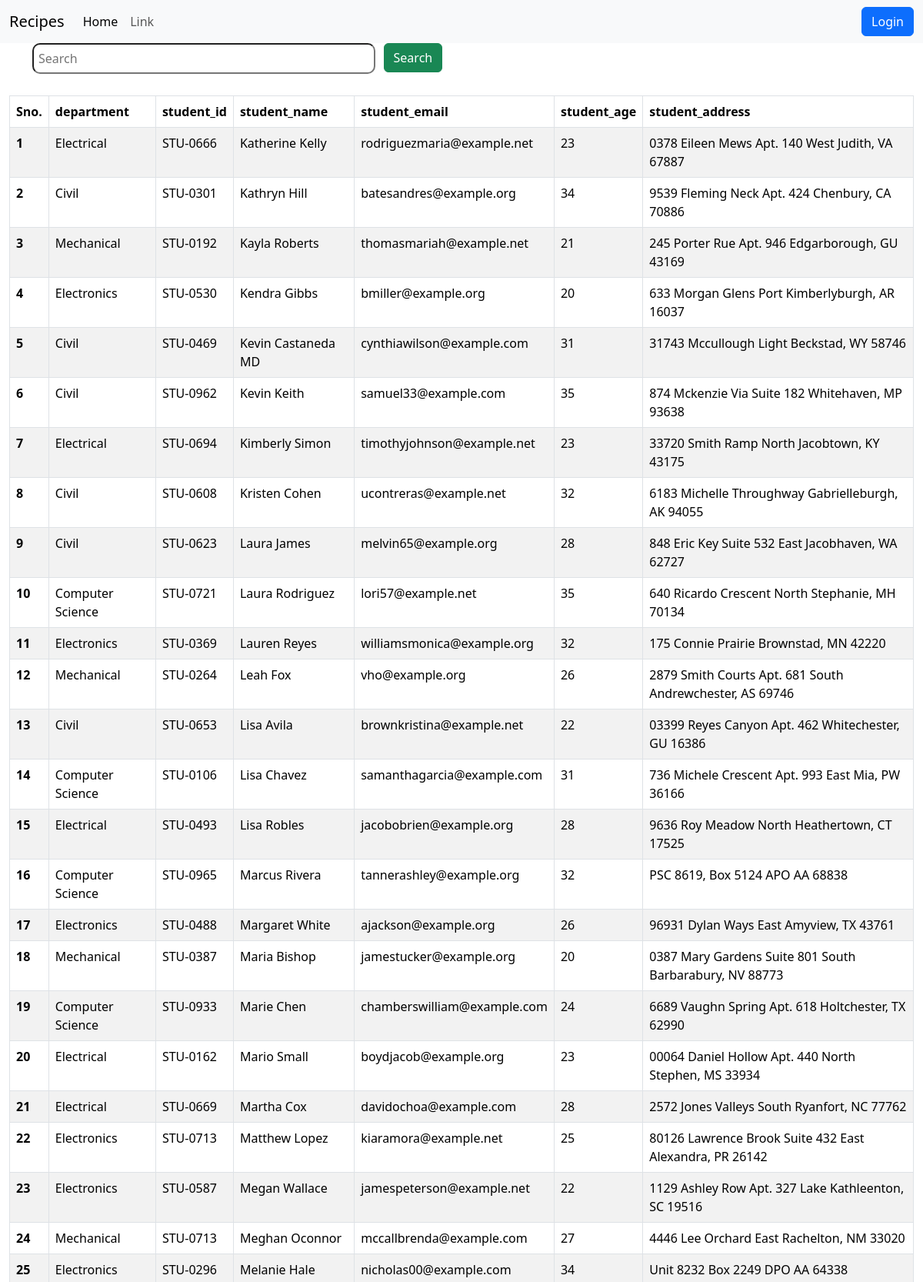
Screenshot of /students/?page=3 (upper part) with the database file from the repository.
### vege/models.py (models this page shows, shortened)
class Student(models.Model):
    department = models.ForeignKey(Department,on_delete=models.CASCADE)
    student_id = models.OneToOneField(StudentID,on_delete=models.CASCADE)
    student_name = models.CharField(max_length=255)
    student_email = models.EmailField(unique=True)
    student_age = models.IntegerField(default=18)
    student_address = models.TextField()
    class Meta:
        ordering=['student_name']

class Department(models.Model):
    department = models.CharField(max_length=255)
    def __str__(self) -> str:
        return self.department
    class Meta:
        ordering=['department']

class StudentID(models.Model):
    student_id = models.CharField(max_length=255)
    def __str__(self) -> str:
        return self.student_id

### vege/views.py (the view, shortened to what this page needs)
# urls.py: path('students/',views.get_students),
def get_students(request):
    queryset = Student.objects.all()
    paginator = Paginator(queryset,40)
    page_number = request.GET.get("page")
    page_obj = paginator.get_page(page_number)
    return render(request,'students.html',{'queryset':page_obj})

### vege/templates/students.html (shortened to what this page needs)
{% extends "base.html" %}
{% block start %}
<div class="container">
    <form>
            <div class="col-md-6">
                <input type="text" placeholder="Search" name="search" class="stu-inpt">
                <button class="btn btn-success stu-bttn">Search</button>
            </div>
    </form>
</div>
<div class="container-fluid my-4">
  <table class="table table-striped table-bordered">
    <thead>
      <tr>
        <th scope="col">Sno.</th>
        <th scope="col">department</th>
        <th scope="col">student_id</th>
        <th scope="col">student_name</th>
        <th scope="col">student_email</th>
        <th scope="col">student_age</th>
        <th scope="col">student_address</th>
      </tr>
    </thead>
    <tbody>
      {% for student in queryset %}
      <tr>
        <th scope="row">{{forloop.counter}}</th>
        <td>{{student.department}}</td>
        <td>{{student.student_id}}</td>
        <td>{{student.student_name}}</td>
        <td>{{student.student_email}}</td>
        <td>{{student.student_age}}</td>
        <td>{{student.student_address}}</td>
      </tr>
      {% endfor %}
    </tbody>
  </table>
</div>
{% endblock %}

### rows the page displays
Student: department "Electrical", student_id "STU-0666", student_name "Katherine Kelly", student_email "rodriguezmaria@example.net", student_age "23", student_address "0378 Eileen Mews Apt. 140 West Judith, VA 67887"
Student: department "Civil", student_id "STU-0301", student_name "Kathryn Hill", student_email "batesandres@example.org", student_age "34", student_address "9539 Fleming Neck Apt. 424 Chenbury, CA 70886"
Student: department "Mechanical", student_id "STU-0192", student_name "Kayla Roberts", student_email "thomasmariah@example.net", student_age "21", student_address "245 Porter Rue Apt. 946 Edgarborough, GU 43169"
Student: department "Electronics", student_id "STU-0530", student_name "Kendra Gibbs", student_email "bmiller@example.org", student_age "20", student_address "633 Morgan Glens Port Kimberlyburgh, AR 16037"
Student: department "Civil", student_id "STU-0469", student_name "Kevin Castaneda MD", student_email "cynthiawilson@example.com", student_age "31", student_address "31743 Mccullough Light Beckstad, WY 58746"
Student: department "Civil", student_id "STU-0962", student_name "Kevin Keith", student_email "samuel33@example.com", student_age "35", student_address "874 Mckenzie Via Suite 182 Whitehaven, MP 93638"
Student: department "Electrical", student_id "STU-0694", student_name "Kimberly Simon", student_email "timothyjohnson@example.net", student_age "23", student_address "33720 Smith Ramp North Jacobtown, KY 43175"
Student: department "Civil", student_id "STU-0608", student_name "Kristen Cohen", student_email "ucontreras@example.net", student_age "32", student_address "6183 Michelle Throughway Gabrielleburgh, AK 94055"
Student: department "Civil", student_id "STU-0623", student_name "Laura James", student_email "melvin65@example.org", student_age "28", student_address "848 Eric Key Suite 532 East Jacobhaven, WA 62727"
Student: department "Computer Science", student_id "STU-0721", student_name "Laura Rodriguez", student_email "lori57@example.net", student_age "35", student_address "640 Ricardo Crescent North Stephanie, MH 70134"
Student: department "Electronics", student_id "STU-0369", student_name "Lauren Reyes", student_email "williamsmonica@example.org", student_age "32", student_address "175 Connie Prairie Brownstad, MN 42220"
Student: department "Mechanical", student_id "STU-0264", student_name "Leah Fox", student_email "vho@example.org", student_age "26", student_address "2879 Smith Courts Apt. 681 South Andrewchester, AS 69746"
Student: department "Civil", student_id "STU-0653", student_name "Lisa Avila", student_email "brownkristina@example.net", student_age "22", student_address "03399 Reyes Canyon Apt. 462 Whitechester, GU 16386"
Student: department "Computer Science", student_id "STU-0106", student_name "Lisa Chavez", student_email "samanthagarcia@example.com", student_age "31", student_address "736 Michele Crescent Apt. 993 East Mia, PW 36166"
Student: department "Electrical", student_id "STU-0493", student_name "Lisa Robles", student_email "jacobobrien@example.org", student_age "28", student_address "9636 Roy Meadow North Heathertown, CT 17525"
Student: department "Computer Science", student_id "STU-0965", student_name "Marcus Rivera", student_email "tannerashley@example.org", student_age "32", student_address "PSC 8619, Box 5124 APO AA 68838"
Student: department "Electronics", student_id "STU-0488", student_name "Margaret White", student_email "ajackson@example.org", student_age "26", student_address "96931 Dylan Ways East Amyview, TX 43761"
Student: department "Mechanical", student_id "STU-0387", student_name "Maria Bishop", student_email "jamestucker@example.org", student_age "20", student_address "0387 Mary Gardens Suite 801 South Barbarabury, NV 88773"
Student: department "Computer Science", student_id "STU-0933", student_name "Marie Chen", student_email "chamberswilliam@example.com", student_age "24", student_address "6689 Vaughn Spring Apt. 618 Holtchester, TX 62990"
Student: department "Electrical", student_id "STU-0162", student_name "Mario Small", student_email "boydjacob@example.org", student_age "23", student_address "00064 Daniel Hollow Apt. 440 North Stephen, MS 33934"
Student: department "Electrical", student_id "STU-0669", student_name "Martha Cox", student_email "davidochoa@example.com", student_age "28", student_address "2572 Jones Valleys South Ryanfort, NC 77762"
Student: department "Electronics", student_id "STU-0713", student_name "Matthew Lopez", student_email "kiaramora@example.net", student_age "25", student_address "80126 Lawrence Brook Suite 432 East Alexandra, PR 26142"
Student: department "Electronics", student_id "STU-0587", student_name "Megan Wallace", student_email "jamespeterson@example.net", student_age "22", student_address "1129 Ashley Row Apt. 327 Lake Kathleenton, SC 19516"
Student: department "Mechanical", student_id "STU-0713", student_name "Meghan Oconnor", student_email "mccallbrenda@example.com", student_age "27", student_address "4446 Lee Orchard East Rachelton, NM 33020"
Student: department "Electronics", student_id "STU-0296", student_name "Melanie Hale", student_email "nicholas00@example.com", student_age "34", student_address "Unit 8232 Box 2249 DPO AA 64338"
